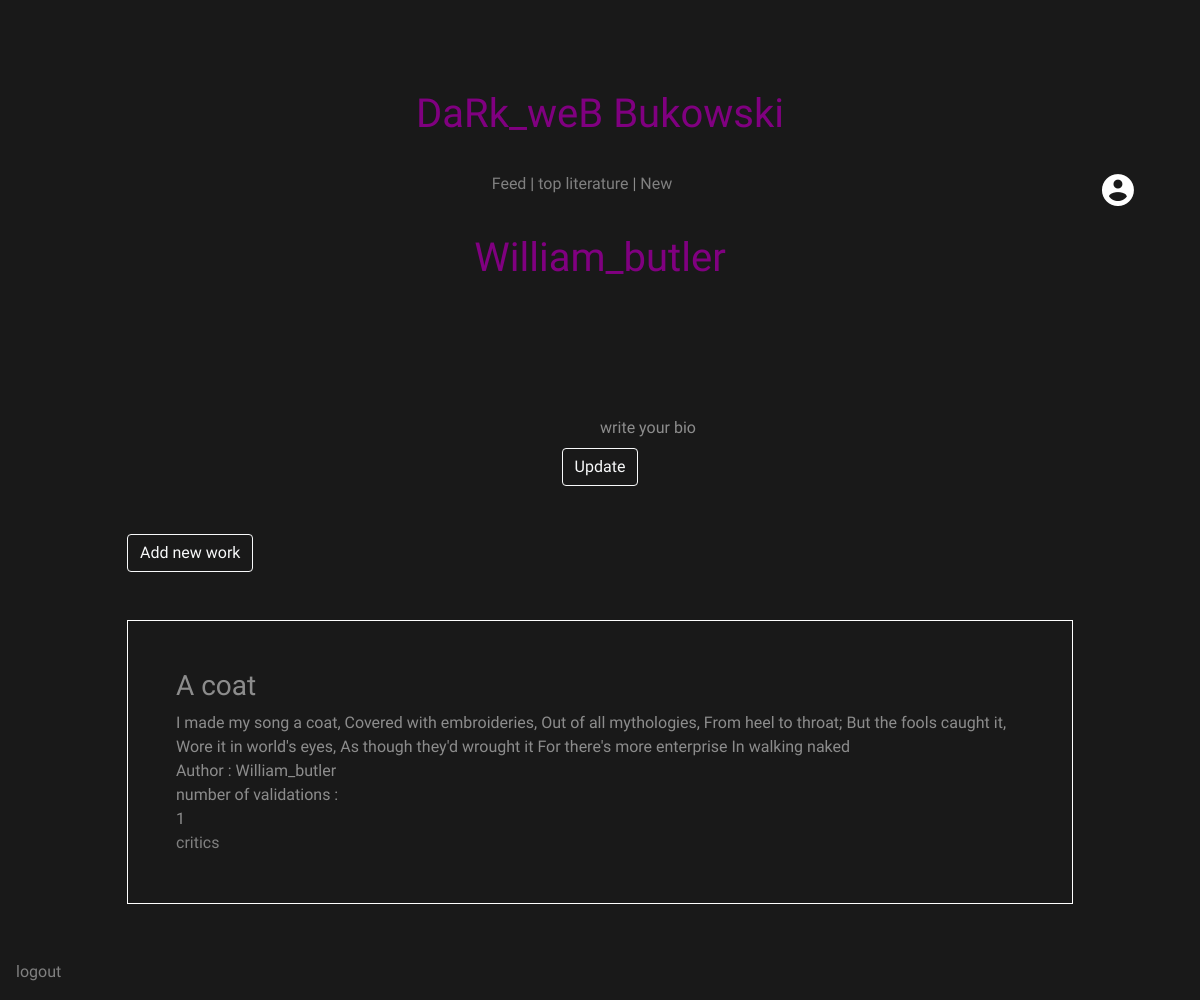
Page /profile/ (signed in) on the committed database.
### user/models.py (models this page shows)
class ProfileModel(models.Model):
	user = models.OneToOneField(User , on_delete = models.CASCADE , related_name = 'profile')
	bio = models.CharField(max_length = 200 , default  = "write your bio")
	def username(self):
		return(str(self.user.username))

### index/models.py (models this page shows)
class PostModel(models.Model):
    User = models.ForeignKey(to = User ,on_delete = models.CASCADE , default = 1 , related_name = "PostModel")
    title = models.CharField(max_length = 50 , default = '')
    writeup = models.CharField(max_length = 550)
    date_c = models.DateTimeField(default = timezone.now)
    def __str__(self):
    	return str(self.writeup)

### user/views.py (the view)
# urls.py: path('profile/', views.profile , name = 'profile'),
def profile(request):
	user_profile = request.user.profile
	posts  = PostModel.objects.filter(User = request.user)
	post_validations = {}
	for post in posts:
		valid_no = len(validations.objects.filter(submission = post))
		post_validations[post] = valid_no
	if request.method == 'POST':
		user_profile.bio = request.POST.get('new_bio')
		user_profile.save()
	return render(request , 'user/profile.html' , {'profile' : user_profile , 'post_validations' : post_validations})

### user/templates/user/profile.html (shortened to what this page needs)
{% extends 'base.html' %}
{% load static %}
{% block imports %}
<link rel="stylesheet" type="text/css" href="{% static 'user/css/style.css' %}">
<link rel="stylesheet" type="text/css" href="{% static 'user/css/profile.css' %}">
{% endblock %}
{% block content %}
<div class = "container">
	<h1 class = "profile_name">
		{{ profile.username }}
	</h1>
</div>
<div class="container mx-5 my-2">
	<div id = "bio">
		{{ profile.bio }}
	</div>
</div>
<div class="container">
	<button class="btn btn-outline-light" style="display: block;" onclick="update()">Update</button>
</div>
<div class="container">
	<div class = "posts m-5">
		<a class="btn btn-outline-light mb-5" href ="{% url 'user:new_post' %}">Add new work</a>
	    {% for post , validations in post_validations.items %}
		    <div class="mb-5">
	            <div class="border border-white p-5">
	                <div class = "post_title h3">
	                    {{ post.title }}
	                </div>
	                <div class = "post_text">
	                        {{ post }}
	                </div>
	                <div class = "post_autho">
	                    Author : {{ post.User }}
	                </div>
	            <div id = 'validate_counter' post_id = "{{ post.id }}">
	                 number of validations :
	                 <div class="validate" id = "v_count{{ post.id }}" > {{ validations }} </div>
	                 <a href="{% url 'home:commentview' post.id %}" class="critic-link">critics</a>
	            </div>
	        </div>
	    </div>
		{% endfor %}
	</div>
</div>
<a class = "fixed-bottom m-3" href="{%url 'user:logout' %}"> logout </a>
{% endblock %}

### static/css/style.css (style rules this page uses)
body { color: black ; height: calc(100vh - 8em); padding: 4em; color: rgba(255, 255, 255, .50); font-family: 'Anonymous Pro', monospace; background-color: rgb(25, 25, 25); }
h1 { line-height: 100px ; color :purple ; }
a { color: grey ; text-decoration: none ; }

### static/user/css/style.css (style rules this page uses)
.container { display: flex; justify-content: center; align-items: center; }

### static/user/css/profile.css (style rules this page uses)
.container { display: flex; justify-content: center; align-items: center; }
.profile_name { margin-bottom: 100px ; display: block; }
.critic-link { color: grey ; }

### rows in the picture
ProfileModel: username "William_butler", bio "write your bio"
PostModel: title "A coat", writeup "I made my song a coat, Covered with embroideries, Out of all mythologies, From heel to throat; But the fools caught it, Wore it in world's eyes, As though they'd wrought it For there's more enterprise In walking naked", User "William_butler", validations "1"
